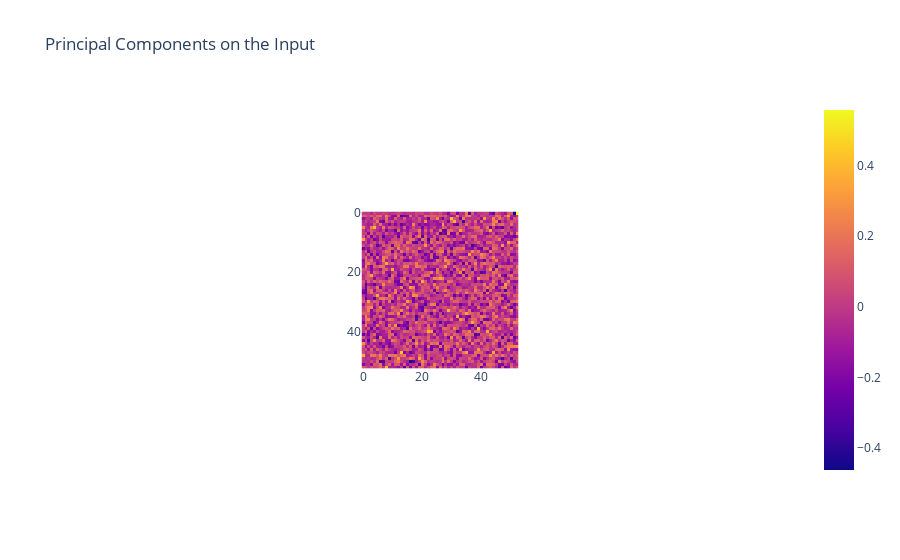

Notebook source saved alongside this figure:
### Code cell
U, S, Vh = torch.svd(W_E[:53, :].detach())
px.line(S, title="Singular Values")
px.imshow(U, title="Principal Components on the Input")

### Figure 1 — Plotly figure (JSON) as saved in the notebook; plotly's stock layout.template omitted (floating-point values rounded to 4 significant figures; data arrays with more than 128 entries replaced by an {"elided": "..."} marker saying what was removed)
{"data": [{"coloraxis": "coloraxis", "hovertemplate": "x: %{x}<br>y: %{y}<br>color: %{z}<extra></extra>", "name": "0", "type": "heatmap", "xaxis": "x", "yaxis": "y", "z": {"elided": "53x53 float values"}}], "layout": {"autosize": true, "coloraxis": {"colorscale": [[0, "#0d0887"], [0.1111, "#46039f"], [0.2222, "#7201a8"], [0.3333, "#9c179e"], [0.4444, "#bd3786"], [0.5556, "#d8576b"], [0.6667, "#ed7953"], [0.7778, "#fb9f3a"], [0.8889, "#fdca26"], [1, "#f0f921"]]}, "title": {"text": "Principal Components on the Input"}, "xaxis": {"anchor": "y", "autorange": true, "constrain": "domain", "domain": [0.391, 0.609], "range": [-0.5, 52.5], "scaleanchor": "y"}, "yaxis": {"anchor": "x", "autorange": true, "constrain": "domain", "domain": [0, 1], "range": [52.5, -0.5]}}}
